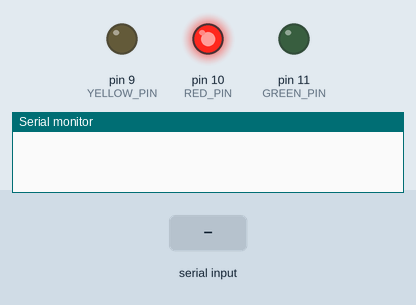
This sketch was run on a simulated Arduino Uno, built with avr-gcc and run on an emulated ATmega328P. On the bench: output pins drawn as LEDs (lit = HIGH), the last lines printed to the serial monitor. Inputs (shaded band) come from the test bench.

Above: at 0.1 s.
At 0.6 s:
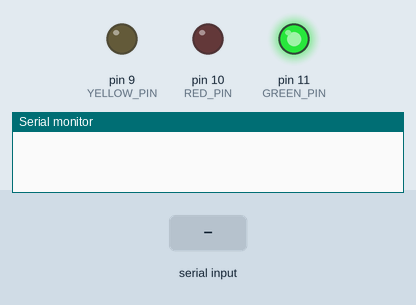
At 2.0 s:
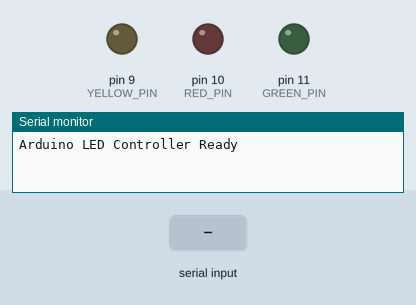
2.1 s: "RED\n" received over Serial
3.6 s: byte 10 ('\n') received over Serial
5.1 s: "YELLOW\n" received over Serial
6.6 s: "GREEN\n" received over Serial
Timing chart, 0 to 9.1 s (numbered marks = the images above; inputs shaded):
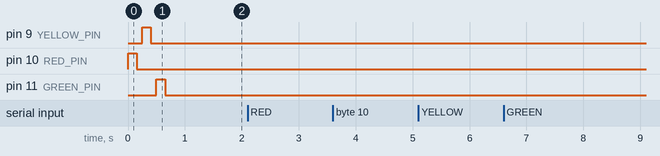

The sketch:

arduino_led_control.ino
```cpp
// Arduino LED Control for Code Analysis
// Pin 10: Red LED (Errors detected)
// Pin 9: Yellow LED (More than 1 suggestion)
// Pin 11: Green LED (No errors, 1 or 0 suggestions)

#define RED_PIN 10
#define YELLOW_PIN 9
#define GREEN_PIN 11

void setup() {
  // Initialize serial communication
  Serial.begin(9600);

  // Set LED pins as outputs
  pinMode(RED_PIN, OUTPUT);
  pinMode(YELLOW_PIN, OUTPUT);
  pinMode(GREEN_PIN, OUTPUT);

  // Turn off all LEDs initially
  digitalWrite(RED_PIN, LOW);
  digitalWrite(YELLOW_PIN, LOW);
  digitalWrite(GREEN_PIN, LOW);

  // Self-test: blink each LED once quickly
  digitalWrite(RED_PIN, HIGH);
  delay(150);
  digitalWrite(RED_PIN, LOW);
  delay(100);

  digitalWrite(YELLOW_PIN, HIGH);
  delay(150);
  digitalWrite(YELLOW_PIN, LOW);
  delay(100);

  digitalWrite(GREEN_PIN, HIGH);
  delay(150);
  digitalWrite(GREEN_PIN, LOW);

  delay(200);
  Serial.println("Arduino LED Controller Ready");
}

void loop() {
  if (Serial.available() > 0) {
    // Read the command
    String command = "";
    while (Serial.available() > 0) {
      char c = Serial.read();
      if (c == '\n' || c == '\r') {
        break;
      }
      command += c;
    }

    command.trim();
    command.toUpperCase();

    // Debug: echo received command
    Serial.print("Received: ");
    Serial.println(command);

    // Turn off all LEDs first
    digitalWrite(RED_PIN, LOW);
    digitalWrite(YELLOW_PIN, LOW);
    digitalWrite(GREEN_PIN, LOW);

    // Small delay to ensure clean state
    delay(10);

    // Process command and keep LED on until next command
    if (command == "RED") {
      digitalWrite(RED_PIN, HIGH);
      Serial.println("Red LED ON - Errors detected");
    } else if (command == "YELLOW") {
      digitalWrite(YELLOW_PIN, HIGH);
      Serial.println("Yellow LED ON - Multiple suggestions");
    } else if (command == "GREEN") {
      digitalWrite(GREEN_PIN, HIGH);
      Serial.println("Green LED ON - No errors, minimal suggestions");
    } else if (command == "OFF") {
      Serial.println("All LEDs OFF");
    } else if (command.length() > 0) {
      Serial.print("Unknown command: [");
      Serial.print(command);
      Serial.println("]");
    }
  }
}
```
